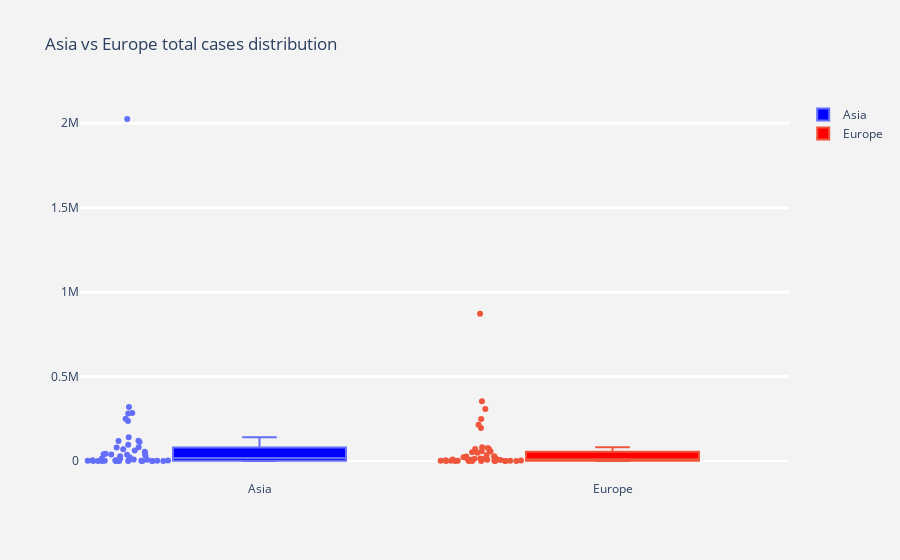

Notebook code for this chart:
### Markdown cell above
## Box Plot Representating Total Cases Distribution across Asia and Europe(Hover for more info)

### Code cell
# A box plot allows you to compare different variables
# The box shows the quartiles of the data. The bar in the middle is the median 
# The whiskers extend to all the other data aside from the points that are considered
# to be outliers

# Complex Styling
fig = go.Figure()
# Show all points, spread them so they don't overlap and change whisker width
fig.add_trace(go.Box(y=worldometer_asia['TotalCases'], boxpoints='all', name='Asia',
                    fillcolor='blue', jitter=0.5, whiskerwidth=0.2))
fig.add_trace(go.Box(y=worldometer[worldometer['Continent'] == 'Europe']['TotalCases'], boxpoints='all', name='Europe',
                    fillcolor='red', jitter=0.5, whiskerwidth=0.2))
# Change background / grid colors
fig.update_layout(title='Asia vs Europe total cases distribution', 
                  yaxis=dict(gridcolor='rgb(255, 255, 255)',
                 gridwidth=3),
                 paper_bgcolor='rgb(243, 243, 243)',
                 plot_bgcolor='rgb(243, 243, 243)')

### Figure 1 — Plotly figure (JSON) as saved in the notebook; plotly's stock layout.template omitted (floating-point values rounded to 4 significant figures)
{"data": [{"boxpoints": "all", "fillcolor": "blue", "jitter": 0.5, "name": "Asia", "type": "box", "whiskerwidth": 0.2, "y": [2025409, 320117, 284226, 281863, 249651, 237265, 140603, 119460, 118753, 112092, 95942, 80713, 79559, 70045, 61845, 54555, 42889, 42263, 39819, 38659, 36896, 33247, 28315, 21750, 14519, 13398, 9038, 7665, 5672, 4680, 3850, 3330, 2839, 1768, 1232, 1208, 1206, 999, 747, 477, 357, 293, 243, 141, 105, 46, 25, 20]}, {"boxpoints": "all", "fillcolor": "red", "jitter": 0.5, "name": "Europe", "type": "box", "whiskerwidth": 0.2, "y": [871894, 354530, 308134, 249204, 215210, 195633, 81967, 76808, 71158, 68503, 57895, 56982, 52061, 49515, 36108, 27332, 26628, 26372, 21696, 17731, 14306, 13396, 13014, 11399, 9468, 7532, 7073, 6016, 5404, 5123, 4597, 3480, 2480, 2223, 2171, 2124, 1930, 1275, 946, 944, 699, 597, 336, 266, 190, 125, 89, 12]}], "layout": {"paper_bgcolor": "rgb(243, 243, 243)", "plot_bgcolor": "rgb(243, 243, 243)", "title": {"text": "Asia vs Europe total cases distribution"}, "yaxis": {"gridcolor": "rgb(255, 255, 255)", "gridwidth": 3}}}
